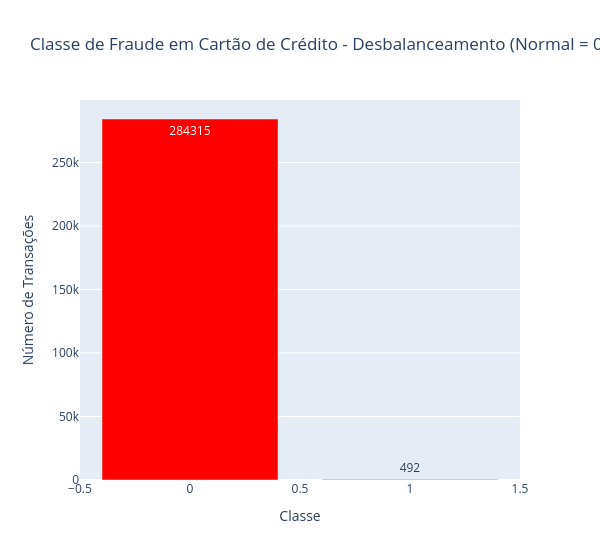

Notebook cell for this chart:
### Code cell
temp = df["Class"].value_counts()
dataf = pd.DataFrame({'Class': temp.index,'values': temp.values})

trace = go.Bar(
    x = dataf['Class'],y = dataf['values'],
    name="Classe de Fraude - Desbalanceamento (Normal = 0, Fraude = 1)",
    marker=dict(color="Red"),
    text=dataf['values']
)
data = [trace]
layout = dict(title = 'Classe de Fraude em Cartão de Crédito - Desbalanceamento (Normal = 0, Fraude = 1)',
          xaxis = dict(title = 'Classe', showticklabels=True), 
          yaxis = dict(title = 'Número de Transações'),
          hovermode = 'closest',width=600
         )
fig_final = go.Figure(data=data, layout=layout)
fig_final.show()

### Figure 1 — Plotly figure (JSON) as saved in the notebook; plotly's stock layout.template omitted (floating-point values rounded to 4 significant figures)
{"data": [{"marker": {"color": "Red"}, "name": "Classe de Fraude - Desbalanceamento (Normal = 0, Fraude = 1)", "text": [284300.0, 492.0], "type": "bar", "x": [0, 1], "y": [284315, 492]}], "layout": {"hovermode": "closest", "title": {"text": "Classe de Fraude em Cartão de Crédito - Desbalanceamento (Normal = 0, Fraude = 1)"}, "width": 600, "xaxis": {"showticklabels": true, "title": {"text": "Classe"}}, "yaxis": {"title": {"text": "Número de Transações"}}}}
